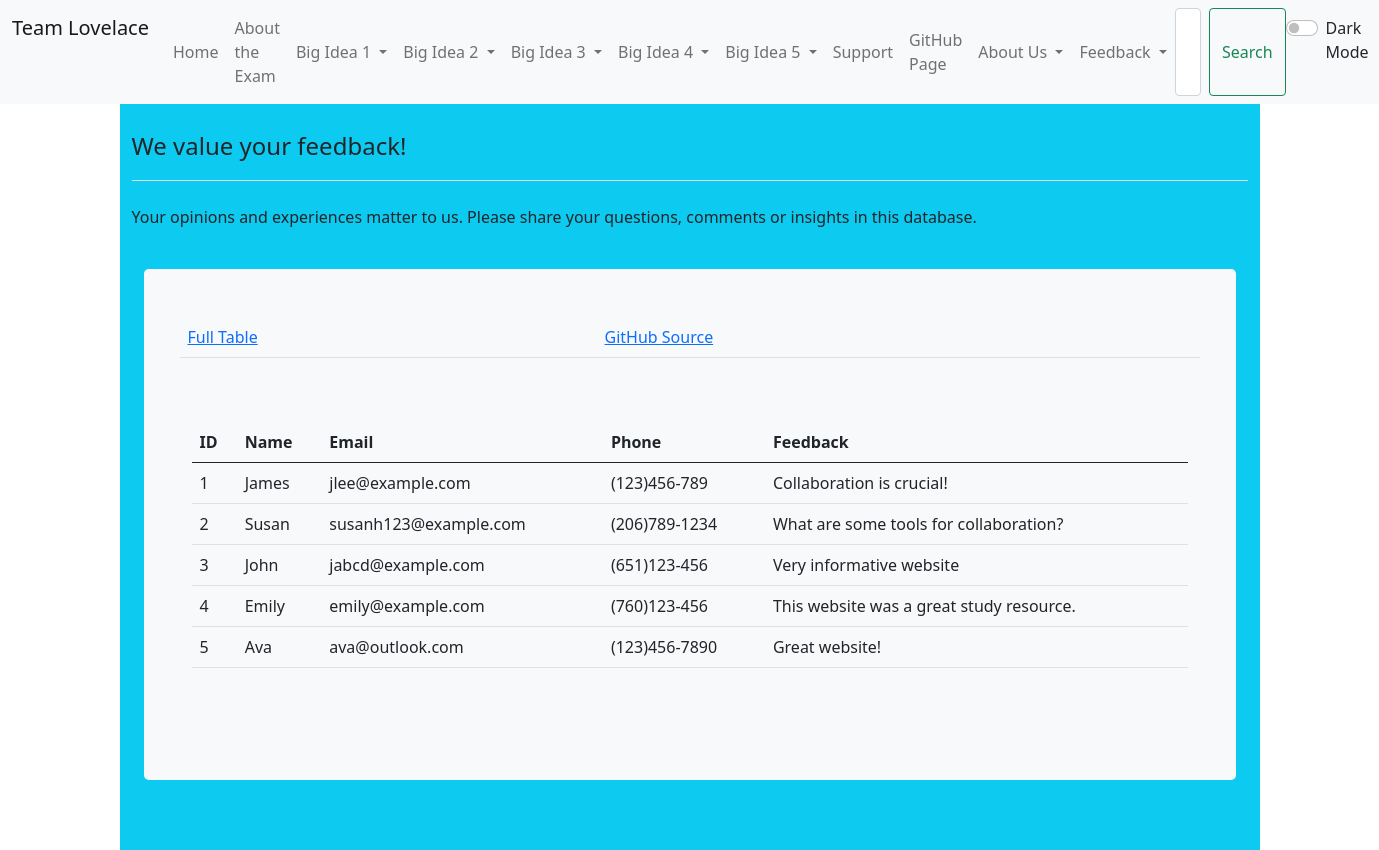
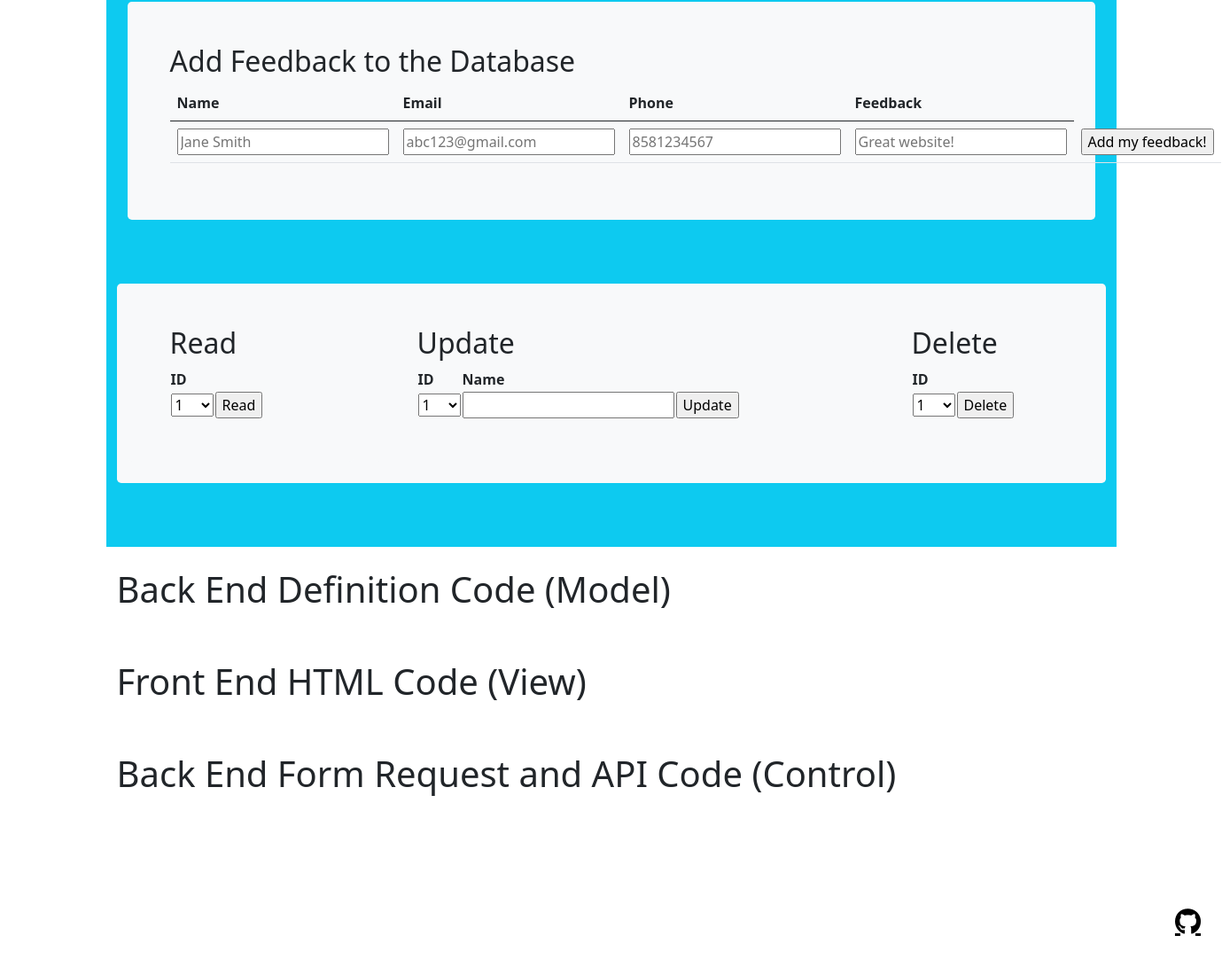
/crud/, run on the app's committed database (2 pictures, top to bottom).
### crud/model.py (models this page shows, shortened)
class Users(db.Model):
    userID = db.Column(db.Integer, primary_key=True)
    name = db.Column(db.String(255), unique=False, nullable=False)
    email = db.Column(db.String(255), unique=False, nullable=False)
    phone = db.Column(db.String(255), unique=False, nullable=False)
    feedback = db.Column(db.String(255), unique=True, nullable=False)
    def read(self):
        return {
            "userID": self.userID,
            "name": self.name,
            "email": self.email,
            "phone": self.phone,
            "feedback": self.feedback
        }

### crud/app_crud.py (the view)
@app_crud.route('/')
def crud():
    return render_template("crud.html", table=users_all())

### crud/app_crud.py (called while the page is built)
def users_all():
    return [peep.read() for peep in Users.query.all()]

### crud/templates/crud/crud.html (shortened to what this page needs)
<!DOCTYPE html>
{% extends "layout.html" %}
{% block content %}
    <div class="container py-4 text-light bg-info">
        <header class="pb-3 mb-4 border-bottom">
            <div class="d-flex align-items-center text-dark text-decoration-none">
                <span class="fs-4">We value your feedback!</span>
            </div>
        </header>
        <p class="d-flex align-items-center text-dark text-decoration-none">Your opinions and experiences matter to us. Please share your questions, comments or insights in this database.</p>
        <div class="container py-4">
            <div class="p-5 mb-4 bg-light text-dark rounded-3">
                <div class="row align-items-md-stretch">
                    <table class="table">
                        <tbody>
                        <tr>
                            <td><a href={{url_for('crud.crud')}}>Full Table </a></td>
                            <td><a href="https://github.com/TheRadRabbidRabbit/Team-Lovelace/tree/main/crud">GitHub Source</a></td>
                        </tr>
                        </tbody>
                    </table>
                </div>
                <div class="row align-items-md-stretch">
                    <div class="container-fluid py-5">
                        <table class="table">
                            <thead>
                            <tr>
                                <th>ID</th>
                                <th>Name</th>
                                <th>Email</th>
                                <th>Phone</th>
                                <th>Feedback</th>
                            </tr>
                            </thead>
                            <tbody>
                            {% for row in table %}
                                {% set pn = "" ~ row['phone'] %}
                                {% set pnf = "(" ~ pn[0:3] ~ ")" ~ pn[3:6] ~ "-" ~ pn[6:10] %}
                                <tr>
                                    <td>{{ row['userID'] }}</td>
                                    <td>{{ row['name'] }}</td>
                                    <td>{{ row['email'] }}</td>
                                    <td>{{ pnf }}</td>
                                    <td>{{ row['feedback'] }}</td>
                                </tr>
                            {% endfor %}
                            </tbody>
                        </table>
                    </div>
                </div>
            </div>
        </div>
        <div class="container py-4">
            <div class="p-5 mb-4 bg-light text-dark rounded-3">
                <h2>Add Feedback to the Database </h2>
                <form method="POST" ID="create" action={{url_for('crud.create')}} >
                    <table class="table">
                        <thead>
                        <tr>
                            <th><label for="name">Name</label></th>
                            <th><label for="email">Email</label></th>
                            <th><label for="phone">Phone</label></th>
                            <th><label for="feedback">Feedback</label></th>
                        </tr>
                        </thead>
                        <tbody>
                        <tr>
                            <td><input type="text" name="name" id="name" placeholder="Jane Smith"></td>
                            <td><input type="email" name="email" id="email" placeholder="abc123@gmail.com"></td>
                            <td><input type="tel" name="phone" id="phone" pattern="[0-9]{10}" placeholder="8581234567"></td>
                            <td><input type="text" name="feedback" id="feedback" placeholder="Great website!" required></td>
                            <td><input type="submit" value="Add my feedback!"></td>
                        </tr>
                        </tbody>
                    </table>
                </form>
            </div>
        </div>
        <div class="container py-4">
            <div class="row mb-4 bg-light text-dark rounded-3">
                <div class="col-md-3">
                    <div class="p-5 mb-4 bg-light text-dark rounded-3">
                        <h2>Read</h2>
                        <form method="POST" ID="read" action={{url_for('crud.read')}} >
                            <table id="read_table">
                                <tr><th><label for="read_userid">ID</label></th></tr>
                                <tr>
                                    <td>
                                        <select name="userid" id="read_userid">
                                            <optgroup label="userid">
                                                {% for row in table %}
                                                    <option label="{{ row['userID'] }}">{{ row['userID'] }}</option>
                                                {% endfor %}
                                            </optgroup>
                                    </select>
                                    </td>
                                    <td>
                                        <input type="submit" value="Read">
                                    </td>
                                </tr>
                            </table>
                        </form>
                    </div>
                </div>
                <div class="col-md-6">
                    <div class="p-5 mb-4 bg-light text-dark rounded-3">
                        <h2>Update</h2>
                        <form method="POST" ID="update" action={{url_for('crud.update')}} >
                            <table id="update_table">
                                <tr>
                                    <th><label for="update_userid">ID</label></th>
                                    <th><label for="update_name">Name</label></th>
                                </tr>
                                <tr>
                                    <td>
                                        <select name="userid" id="update_userid">
                                            <optgroup label="userid">
                                                {% for row in table %}
                                                    <option label="{{ row['userID'] }}">{{ row['userID'] }}</option>
                                                {% endfor %}
                                            </optgroup>
                                        </select>
                                    </td>
                                    <td><input type="text" name="name" id="update_name" required></td>
                                    <td><input type="submit" value="Update"></td>
                                </tr>
                            </table>
                        </form>
                    </div>
                </div>
                <div class="col-md-3">
                    <div class="p-5 mb-4 bg-light text-dark rounded-3">
                        <h2>Delete</h2>
                        <form method="POST" ID="read" action={{url_for('crud.delete')}} >
                            <table id="read_table">
                                <tr><th><label for="delete_userid">ID</label></th></tr>
                                <tr>
                                    <td>
                                        <select name="userid" id="delete_userid">
                                            <optgroup label="userid">
                                                {% for row in table %}
                                                    <option label="{{ row['userID'] }}">{{ row['userID'] }}</option>
                                                {% endfor %}
                                            </optgroup>
                                        </select>
                                    </td>
                                    <td><input type="submit" value="Delete"></td>
                                </tr>
                            </table>
                        </form>
                    </div>
                </div>
            </div>
        </div>
    </div>
    <div class="container py-4">
        <h1 id="BE-MODEL">Back End Definition Code (Model) </h1>
    </div>
    <div class="container py-4">
        <h1 id="FE-VIEW">Front End HTML Code (View) </h1>
    </div>
    <div class="container py-4">
        <h1 id="BE-CONTROL">Back End Form Request and API Code (Control)</h1>
    </div>
{% endblock %}

### templates/layout.html (shortened to what this page needs)
<!DOCTYPE html>
<html lang="en">
    <head>
        <link href="https://cdn.jsdelivr.net/npm/bootstrap@5.0.2/dist/css/bootstrap.min.css" rel="stylesheet">
        {% block style %}
            <link rel="stylesheet" type="text/css" href="/static/css/main.css">
        {% endblock %}
    </head>
    <body>
        {% include "fragments/navbar.html" %}
        {% block content %}
        {% endblock %}
        {% include "fragments/footer.html" %}
    </body>
</html>

### templates/fragments/navbar.html (shortened to what this page needs)
<nav class="navbar navbar-expand-lg navbar-light bg-light">
    <div class="container-fluid">
        <div class="btn-group">
            <a class="navbar-brand">Team Lovelace</a>
            <div class="collapse navbar-collapse" id="navbarHome">
                <ul class="navbar-nav">
                    <li class="nav-item active">
                        <a class="nav-link" href="{{ url_for('index') }}">Home
                            </a>
                    </li>
                </ul>
            </div>
            <div class="collapse navbar-collapse">
                <ul class="navbar-nav">
                    <li class="nav-item active">
                        <a class="nav-link" href="{{ url_for('about_the_exam') }}">About the Exam
                            </a>
                    </li>
                </ul>
            </div>
            <div class="collapse navbar-collapse" id="navbarNavDarkDropdown">
                <ul class="navbar-nav">
                    <li class="nav-item dropdown">
                        <a class="nav-link dropdown-toggle" href="#" id="navbarDarkDropdownMenuLink" role="button" data-bs-toggle="dropdown" aria-expanded="false">
                            Big Idea 1
                        </a>
                    </li>
                </ul>
            </div>
            <div class="collapse navbar-collapse" id="navbarNavDarkDropdown">
                <ul class="navbar-nav">
                    <li class="nav-item dropdown">
                        <a class="nav-link dropdown-toggle" href="#" id="navbarDarkDropdownMenuLink" role="button" data-bs-toggle="dropdown" aria-expanded="false">
                            Big Idea 2
                        </a>
                    </li>
                </ul>
            </div>
            <div class="collapse navbar-collapse" id="navbarNavDarkDropdown">
                <ul class="navbar-nav">
                    <li class="nav-item dropdown">
                        <a class="nav-link dropdown-toggle" href="#" id="navbarDarkDropdownMenuLink" role="button" data-bs-toggle="dropdown" aria-expanded="false">
                            Big Idea 3
                        </a>
                    </li>
                </ul>
            </div>
            <div class="collapse navbar-collapse" id="navbarNavDarkDropdown">
                <ul class="navbar-nav">
                    <li class="nav-item dropdown">
                        <a class="nav-link dropdown-toggle" href="#" id="navbarDarkDropdownMenuLink" role="button" data-bs-toggle="dropdown" aria-expanded="false">
                            Big Idea 4
                        </a>
                    </li>
                </ul>
            </div>
            <div class="collapse navbar-collapse" id="navbarNavDarkDropdown">
                <ul class="navbar-nav">
                    <li class="nav-item dropdown">
                        <a class="nav-link dropdown-toggle" href="#" id="navbarDarkDropdownMenuLink" role="button" data-bs-toggle="dropdown" aria-expanded="false">
                            Big Idea 5
                        </a>
                    </li>
                </ul>
            </div>
            <div class="collapse navbar-collapse" id="navbarHome">
                <ul class="navbar-nav">
                    <li class="nav-item active">
                        <a class="nav-link" href="{{ url_for('support') }}">Support
                            </a>
                    </li>
                </ul>
            </div>
            <div class="collapse navbar-collapse" id="navbarHome">
                <ul class="navbar-nav">
                    <li class="nav-item active">
                        <a class="nav-link" href="https://tianbinliu.github.io/CSP-Lovelace/">GitHub Page</a>
                    </li>
                </ul>
            </div>
            <div class="collapse navbar-collapse" id="navbarNavDarkDropdown">
                <ul class="navbar-nav">
                    <li class="nav-item dropdown">
                        <a class="nav-link dropdown-toggle" href="#" id="navbarDarkDropdownMenuLink" role="button" data-bs-toggle="dropdown" aria-expanded="false">
                            About Us
                        </a>
                    </li>
                </ul>
            </div>
            <div class="collapse navbar-collapse" id="navbarNavDarkDropdown">
                <ul class="navbar-nav">
                    <li class="nav-item dropdown">
                        <a class="nav-link dropdown-toggle" href="#" id="navbarDarkDropdownMenuLink" role="button" data-bs-toggle="dropdown" aria-expanded="false">
                            Feedback
                        </a>
                    </li>
                </ul>
            </div>
            <form class="d-flex">
                <input class="form-control me-2" type="search" placeholder="Search" aria-label="Search">
                <button class="btn btn-outline-success" type="submit">Search</button>
            </form>
            <div class="form-check form-switch">
                <input type="checkbox" onclick="darkMode()" class="form-check-input" style="margin-top:12px;" id="darkSwitch">
                <label class="custom-control-label" for="darkSwitch" style="margin-top:8px;">Dark Mode</label>
            </div>
        </div>
    </div>
</nav>

### templates/fragments/footer.html (shortened to what this page needs)
<!DOCTYPE html>
<html lang="en">
    <head>
    </head>
    <body>
        <div class="px-4 py-5 my-5 text-end">
            <a class="fab fa-github" href="https://github.com/TheRadRabbidRabbit/Team-Lovelace"></a>
        </div>
    </body>
</html>

### static/css/main.css (style rules this page uses)
.navbar { z-index: 900 !important; }

### templates/fragments/footer.html (style rules this page uses)
.fab { color: black; font-size: 30px; }

### data on the page
Users: userID "1", name "James", email "jlee@example.com", pnf "(123)456-789", feedback "Collaboration is crucial!"
Users: userID "2", name "Susan", email "susanh123@example.com", pnf "(206)789-1234", feedback "What are some tools for collaboration?"
Users: userID "3", name "John", email "jabcd@example.com", pnf "(651)123-456", feedback "Very informative website"
Users: userID "4", name "Emily", email "emily@example.com", pnf "(760)123-456", feedback "This website was a great study resource."
Users: userID "5", name "Ava", email "ava@outlook.com", pnf "(123)456-7890", feedback "Great website!"

### other printed values
form field userid "1"
